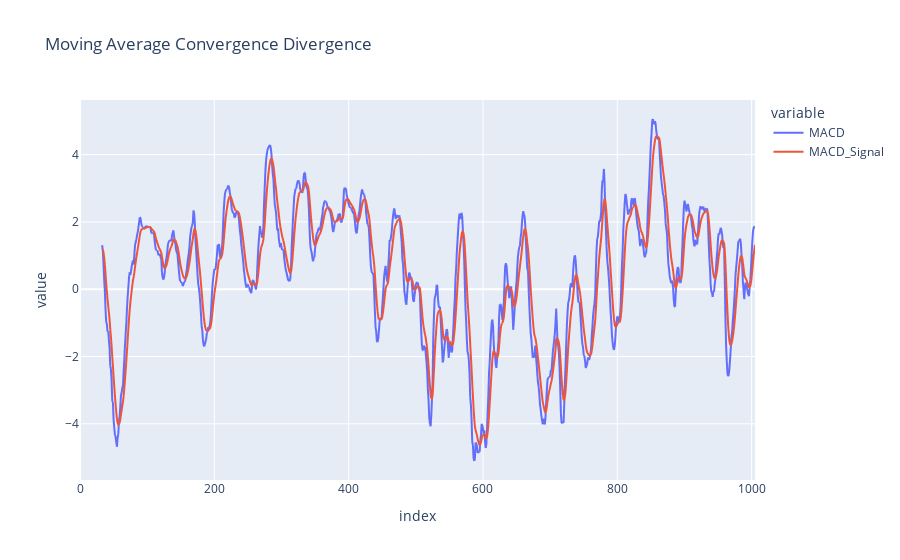

The code cell stored with this chart in its notebook:
### Code cell
googl_analyzer.plot_macd(goog_technical_indicator)

### Figure 1 — Plotly figure (JSON) as saved in the notebook; plotly's stock layout.template omitted (floating-point values rounded to 4 significant figures; data arrays with more than 128 entries replaced by an {"elided": "..."} marker saying what was removed)
{"data": [{"hovertemplate": "variable=MACD<br>index=%{x}<br>value=%{y}<extra></extra>", "legendgroup": "MACD", "line": {"color": "#636efa", "dash": "solid"}, "marker": {"symbol": "circle"}, "mode": "lines", "name": "MACD", "showlegend": true, "type": "scattergl", "x": {"elided": "1006 int values"}, "xaxis": "x", "y": {"elided": "1006 float values"}, "yaxis": "y"}, {"hovertemplate": "variable=MACD_Signal<br>index=%{x}<br>value=%{y}<extra></extra>", "legendgroup": "MACD_Signal", "line": {"color": "#EF553B", "dash": "solid"}, "marker": {"symbol": "circle"}, "mode": "lines", "name": "MACD_Signal", "showlegend": true, "type": "scattergl", "x": {"elided": "1006 int values"}, "xaxis": "x", "y": {"elided": "1006 float values"}, "yaxis": "y"}], "layout": {"legend": {"title": {"text": "variable"}, "tracegroupgap": 0}, "title": {"text": "Moving Average Convergence Divergence"}, "xaxis": {"anchor": "y", "domain": [0, 1], "title": {"text": "index"}}, "yaxis": {"anchor": "x", "domain": [0, 1], "title": {"text": "value"}}}}
